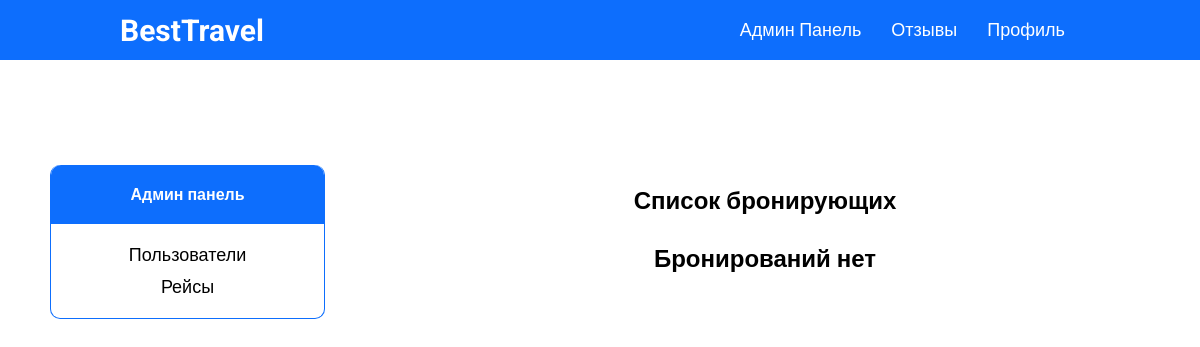
Page /flight-pass-page.php/12 (signed in) on the earlier database version.
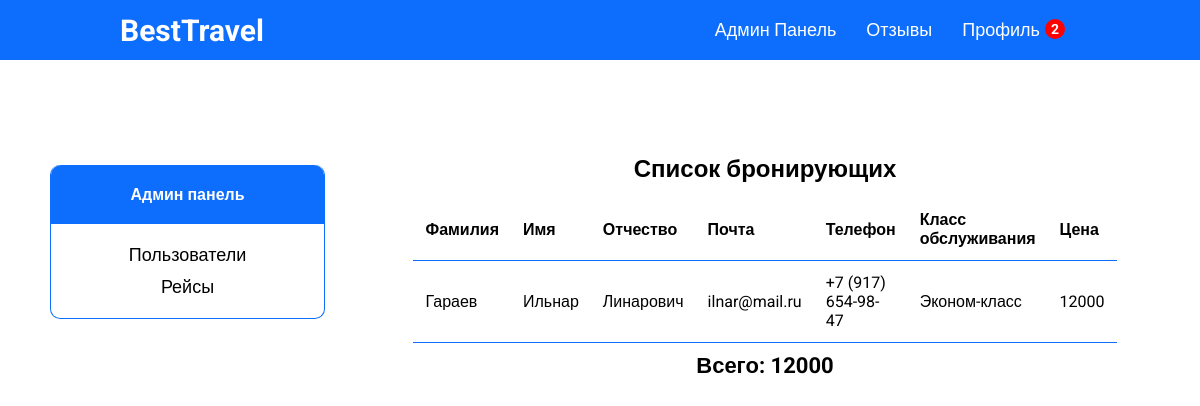
Same page on the later database version.
### tables this page shows
CREATE TABLE `bookings` (
  `book_id` int(11) NOT NULL,
  `flight_id` int(11) NOT NULL,
  `surname` varchar(50) NOT NULL,
  `name` varchar(50) NOT NULL,
  `patronymic` varchar(50) NOT NULL,
  `gender_id` int(11) NOT NULL,
  `birth_date` date NOT NULL,
  `document` varchar(50) NOT NULL,
  `booking_date` timestamp NOT NULL DEFAULT CURRENT_TIMESTAMP,
  `class_id` int(11) NOT NULL,
  `contact_email` varchar(50) NOT NULL,
  `contact_phone` varchar(50) NOT NULL,
  `user_id` int(11) DEFAULT NULL,
  `seat_id` int(11) DEFAULT NULL,
  `total_amount` int(111) NOT NULL
);

CREATE TABLE `classes` (
  `class_id` int(11) NOT NULL,
  `class` varchar(20) NOT NULL,
  `class_code` varchar(10) NOT NULL
);

### database/requests.php (called while the page is built, shortened)
<?php
function getAll($string)
{
    require 'connect.php';
    $data = mysqli_query($connect, $string);
    if (mysqli_num_rows($data) > 0) {
        return mysqli_fetch_all($data, MYSQLI_ASSOC);
    } else {
        return false;
    }
}
function getOne($string)
{
    require 'connect.php';
    $data = mysqli_query($connect, $string);
    if (mysqli_num_rows($data) > 0) {
        return mysqli_fetch_assoc($data);
    } else {
        return false;
    }
}
class ApiProvider
{
    public function getPassFromFlight($flight_id)
    {
        return getAll("
            select b.surname, b.name, b.patronymic, b.contact_email, b.contact_phone, c.class, b.total_amount  from bookings b
            left join classes c on c.class_id = b.class_id
            where b.flight_id = '$flight_id';
        ");
    }
    public function getSumFromFlight($flight_id)
    {
        return getOne("
            select sum(total_amount) as sum from bookings where flight_id = '$flight_id';
        ");
    }
    public function getNotifications($user_id)
    {
        return getAll("
            select n.notification_id, n.notification_title, n.notification_desc, n.notification_date, n.flight_id from notifications n
            left join bookings b on b.flight_id = n.flight_id
            where n.flight_id in (select flight_id from bookings where user_id = '$user_id')
            and n.notification_date > b.booking_date
            order by n.notification_date desc;
        ");
    }
}
?>

### functions/methods.php (called while the page is built, shortened)
<?php
    class Methods
    {
        public function pagination($array, $max, $page) {
            $max_results = $max;
            $pages = count($array) < $max_results ? 0 : ceil(count($array) / $max_results);
            $offset = $max_results * ($page - 1);
            $items = array_slice($array, $offset, $max_results);
            return ['array' => $items, 'pages' => $pages];
        }
  }
  $mtd = new Methods;
?>

### flight-pass-page.php (the view, shortened to what this page needs)
<?php
require_once 'database/requests.php';
require_once 'functions/methods.php';
$id = explode('/', $_SERVER['REQUEST_URI'])[2];
$flights = $provider->getPassFromFlight($id);
$sum = $provider->getSumFromFlight($id);
if ($flights) {
    $pagination = $mtd->pagination($flights, 10, $_GET['page']);
    $flights = $pagination['array'];
}
?>
<!DOCTYPE html>
<html lang="ru">
<?php require 'templates/head.php'; ?>
<body>
<?php require_once 'templates/header.php'; ?>
<div class="container df jcsb fw">
    <?php require_once 'templates/aside.php'; ?>
    <main class="df fc jcc aic">
        <h2 class="tac admin-title">Список бронирующих</h2>
        <?php if($flights): ?>
            <table class='history-table'>
                <tr class='history-tr'>
                    <th>Фамилия</th>
                    <th>Имя</th>
                    <th>Отчество</th>
                    <th>Почта</th>
                    <th>Телефон</th>
                    <th>Класс обслуживания</th>
                    <th>Цена</th>
                </tr>
                <?php foreach($flights as $item): ?>
                    <tr class='history-tr'>
                        <td><?= $item['surname'] ?></td>
                        <td><?= $item['name'] ?></td>
                        <td><?= $item['patronymic'] ?></td>
                        <td><?= $item['contact_email'] ?></td>
                        <td><?= $item['contact_phone'] ?></td>
                        <td><?= $item['class'] ?></td>
                        <td><?= $item['total_amount'] ?></td>
                    </tr>
                <?php endforeach; ?>
            </table>
            <p class="flight-sum">Всего: <?= $sum['sum']; ?></p>
        <?php else: ?>
            <h2 class="tac">Бронирований нет</h2>
        <?php endif; ?>
    </main>
</div>
</body>
</html>

### templates/header.php (shortened to what this page needs)
<header>
    <div class="header df jcsb aic bg">
        <div class="burger">
            <a class="logo" href="/">BestTravel</a>
        </div>
        <div class="menu df">
            <?php if ($_SESSION['user']['role'] == '3'): ?>
                <a href="/admin-users-page.php?page=1">Админ Панель</a>
            <?php endif ?>
            <?php if (!$_SESSION['user']): ?>
                <a href="/reviews-page.php">Отзывы</a>
                <a href="/auth-page.php">Войти</a>
            <?php else: ?>
                <a href="/reviews-page.php">Отзывы</a>
                <a class="df"
                   href="/profile-page.php?page=1">Профиль <?php if ($provider->getNotifications($_SESSION['user']['id'])): ?>
                        <span
                            class="badge"><?= count($provider->getNotifications($_SESSION['user']['id'])) ?></span><?php endif; ?>
                </a>
            <?php endif ?>
        </div>
    </div>
</header>

Differences in the rows shown:
added bookings: surname "Гараев", name "Ильнар", patronymic "Линарович", contact_email "ilnar@mail.ru", contact_phone "+7 (917) 654-98-47", class.class "Эконом-класс", total_amount "12000"
Other differences:
count($provider->getNotifications($_SESSION['user']['id'])): (not shown) → "2"
$sum['sum']: (not shown) → "12000"
text no longer shown: "Бронирований нет"
text now shown: "Фамилия Имя Отчество Почта Телефон Класс обслуживания Цена Всего:"
